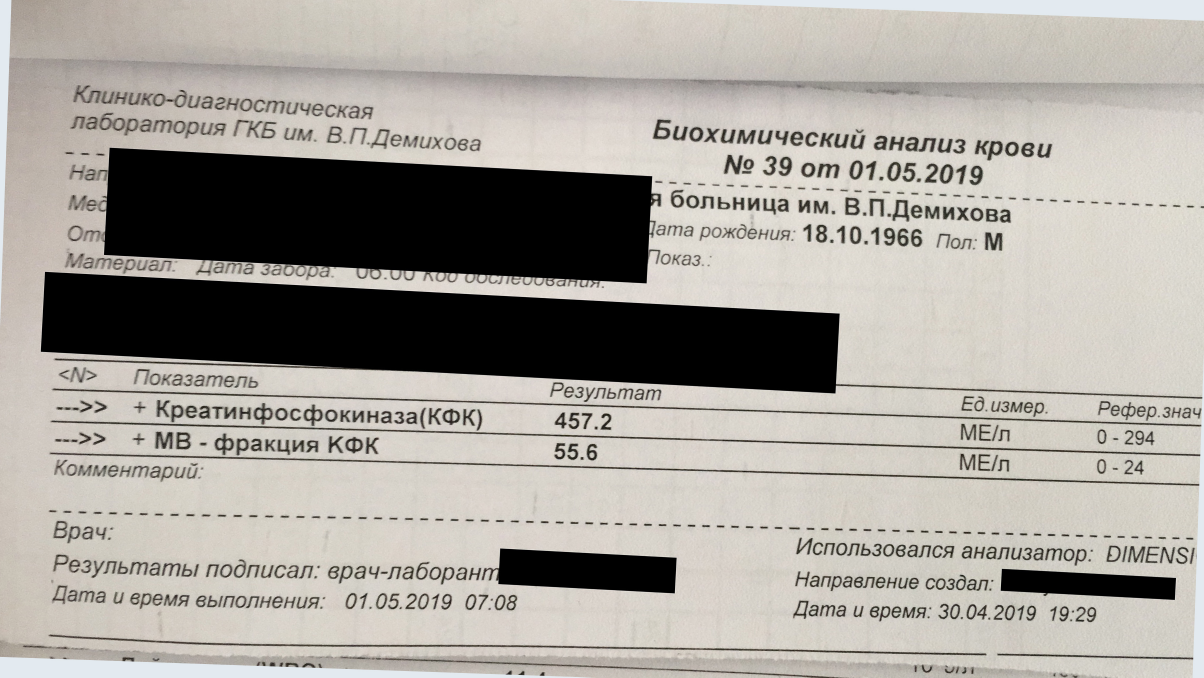
#> input picture 34_crop.jpg, 3612 x 2033 px, found by its file name (shown at 1/3 size)
$ python rotate_temp.py
#> lines starting #> are read from the running program, lines starting #| are printed output that depends on the picture
import numpy as np
import imutils
import cv2

img = '34_crop.jpg'
temp = 'temp.jpg'
maxFeatures=500
debug=True
keepPercent=0.2

image = cv2.imread(img)
#> image is the input picture: shape (2033, 3612, 3); mean B, G, R 156.9, 163.5, 167.7
template = cv2.imread(temp)
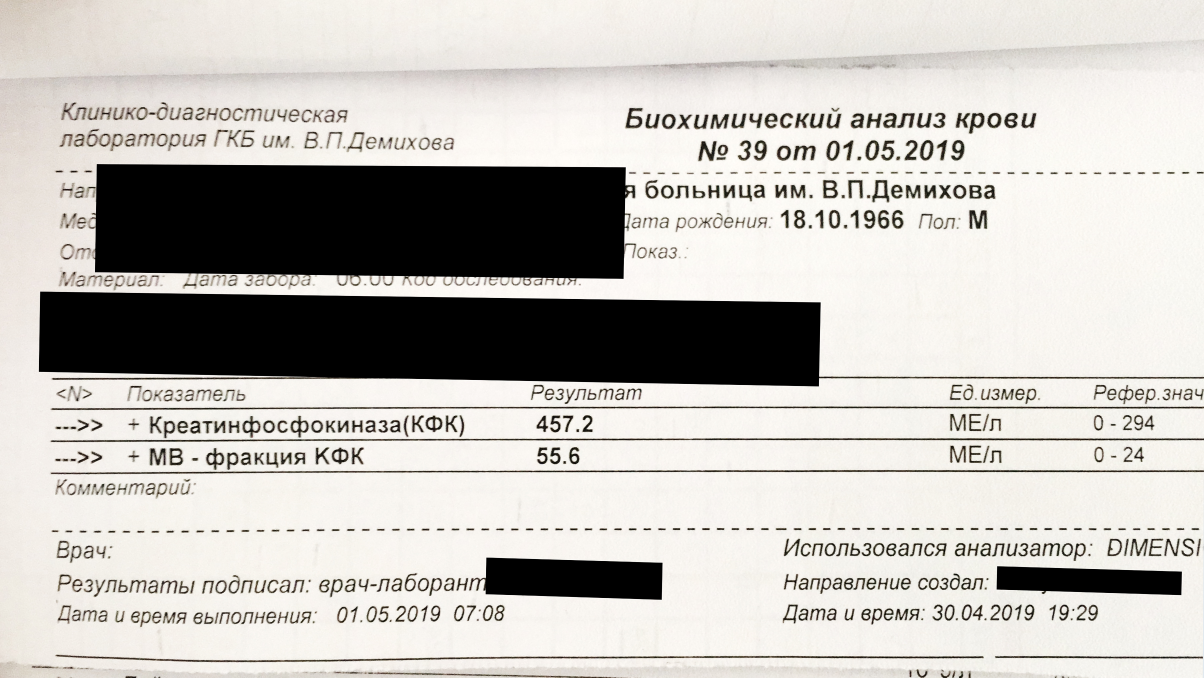
#> input picture temp.jpg, 3612 x 2033 px, found by its file name (shown at 1/3 size)
#> template is the input picture: shape (2033, 3612, 3); mean B, G, R 187.4, 192.1, 195
# cv2.namedWindow('window', cv2.WINDOW_NORMAL)

# конвертация в  Gray
imageGray = cv2.cvtColor(image, cv2.COLOR_RGB2GRAY)
templateGray = cv2.cvtColor(template, cv2.COLOR_RGB2GRAY)

# Hori = np.concatenate((imageGray, templateGray), axis=1)
# cv2.imshow('window', Hori)
# cv2.waitKey(0)

orb = cv2.ORB_create(maxFeatures)
(kpsA, descsA) = orb.detectAndCompute(imageGray, None)
#> kpsA = 500 keypoints; strongest (x, y, size): (2028, 1674, 31), (1938, 849, 31), (1955, 529, 31), (2505, 1179, 31)
(kpsB, descsB) = orb.detectAndCompute(templateGray, None)
#> kpsB = 500 keypoints; strongest (x, y, size): (1460, 1674, 31), (2461, 908, 31), (1457, 1781, 31), (1986, 1689, 31)

method = cv2.DESCRIPTOR_MATCHER_BRUTEFORCE_HAMMING
matcher = cv2.DescriptorMatcher_create(method)
matches = matcher.match(descsA, descsB, None)
#> matches = 500 matches

matches = sorted(matches, key=lambda x:x.distance)
keep = int(len(matches) * keepPercent)
#> keep = 100
matches = matches[:keep]
#> matches = 100 matches

if debug:
    matchedVis = cv2.drawMatches(image, kpsA, template, kpsB,
    matches, None)
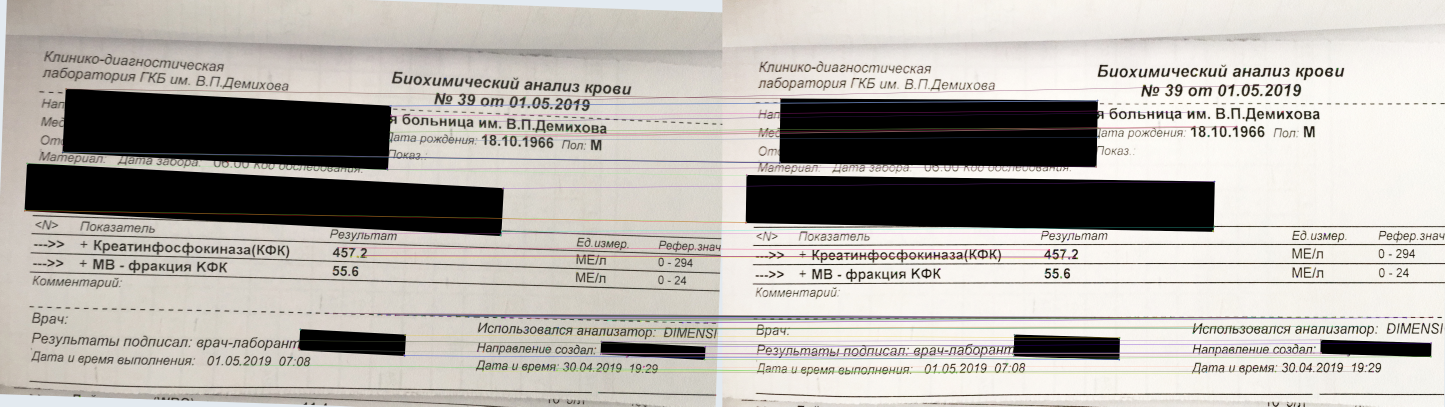
#> matchedVis: shape (2033, 7224, 3) (shown at 1/5 size); mean B, G, R 171.2, 176.6, 180.5
    matchedVis = imutils.resize(matchedVis, width=2000)
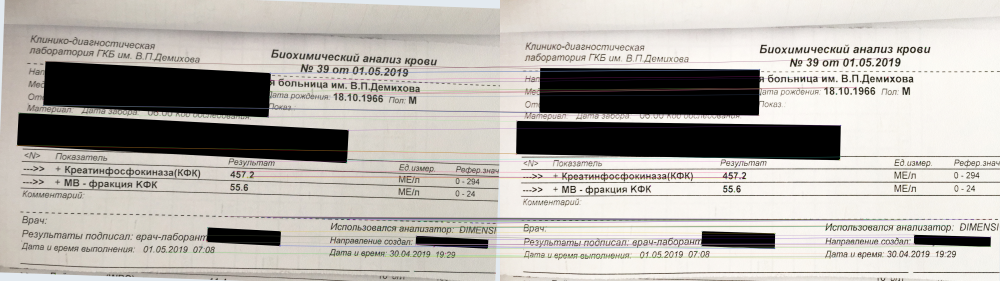
#> matchedVis: shape (562, 2000, 3) (shown at 1/2 size); mean B, G, R 171.2, 176.6, 180.5
    cv2.imshow("Оригинал и шаблон с ключевыми точками", matchedVis)
    cv2.waitKey(0)

ptsA = np.zeros((len(matches), 2), dtype="float")
#> ptsA = 100 pairs, first value 0 to 0, second value 0 to 0
ptsB = np.zeros((len(matches), 2), dtype="float")
#> ptsB = 100 pairs, first value 0 to 0, second value 0 to 0

for (i, m) in enumerate(matches):
    ptsA[i] = kpsA[m.queryIdx].pt
    ptsB[i] = kpsB[m.trainIdx].pt

    (H, mask) = cv2.findHomography(ptsA, ptsB, method=cv2.RANSAC)
    (h, w) = template.shape[:2]
#> this loop made 100 passes
#> after the loop, ptsA = 100 pairs, first value 123.6 to 3536.4, second value 444.1 to 1861.2; ptsB = 100 pairs, first value 117.6 to 3550.8, second value 423 to 1868

aligned = cv2.warpPerspective(image, H, (w, h))
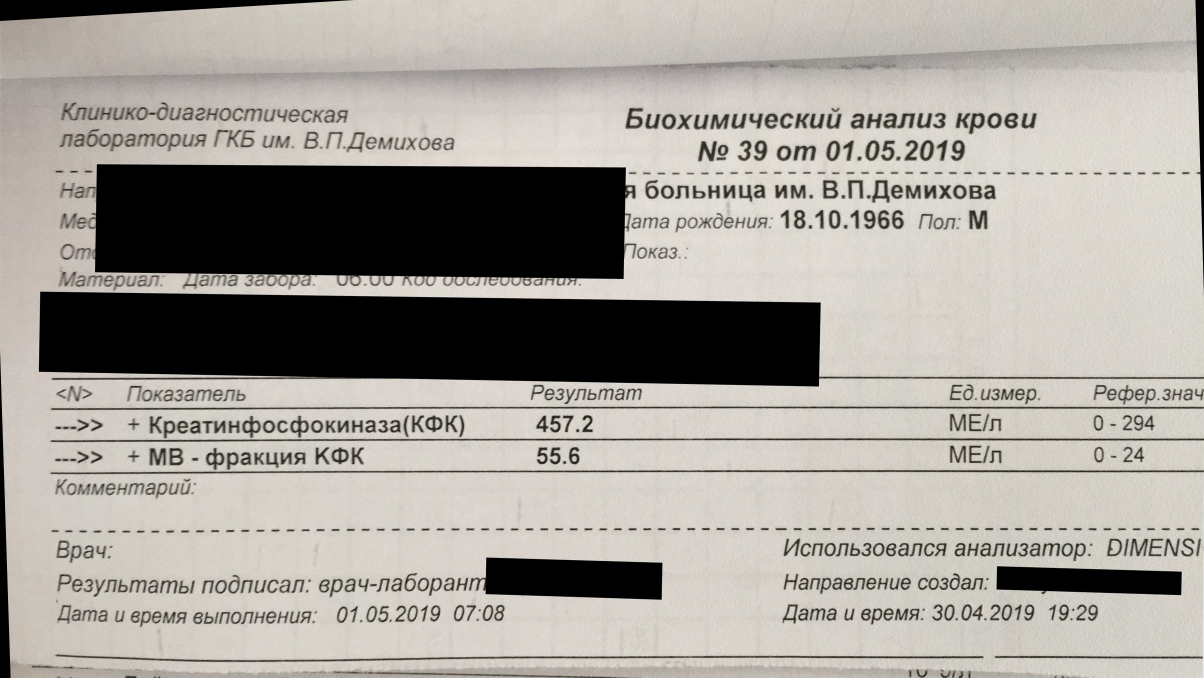
#> aligned: shape (2033, 3612, 3) (shown at 1/3 size); mean B, G, R 154.4, 161.3, 165.6

cv2.imwrite('34_transforme.jpg', aligned)

aligned = imutils.resize(aligned, width=700)
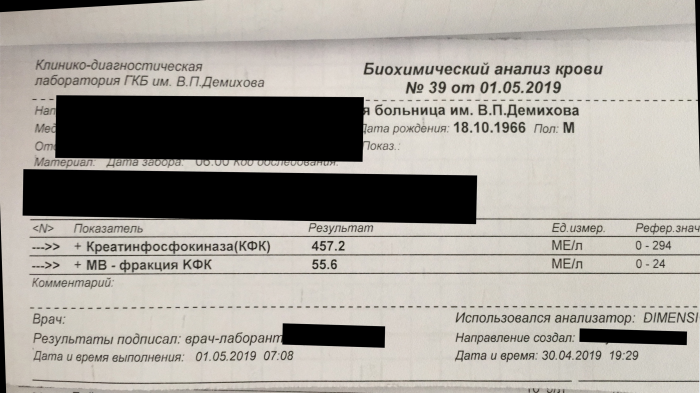
#> aligned: shape (393, 700, 3); mean B, G, R 154.4, 161.3, 165.6
template = imutils.resize(template, width=700)
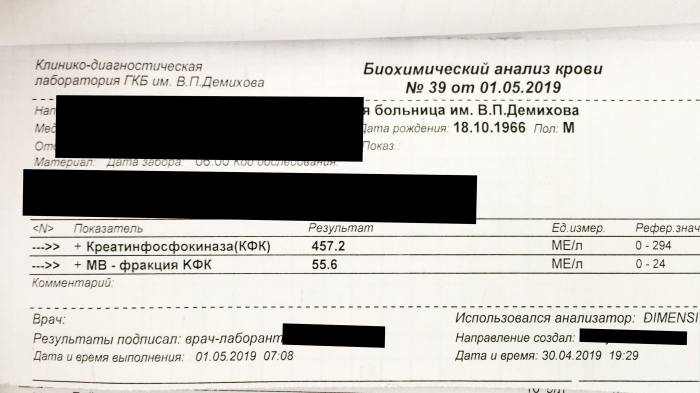
#> template: shape (393, 700, 3); mean B, G, R 187.4, 192.1, 195


stacked = np.hstack([aligned, template])
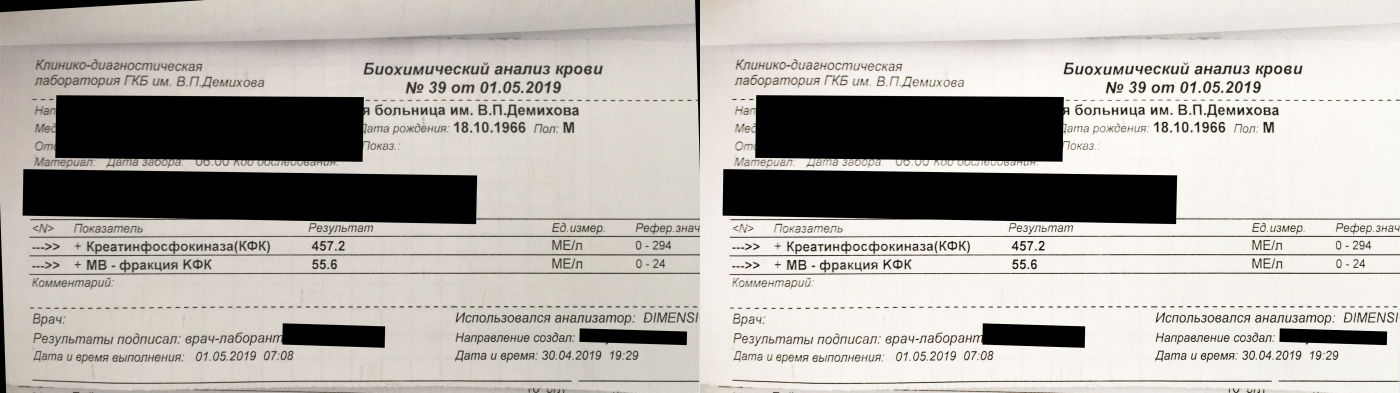
#> stacked: shape (393, 1400, 3); mean B, G, R 170.9, 176.7, 180.3

cv2.imshow("Выровненный оригинал и шаблон", stacked)
cv2.waitKey(0)
